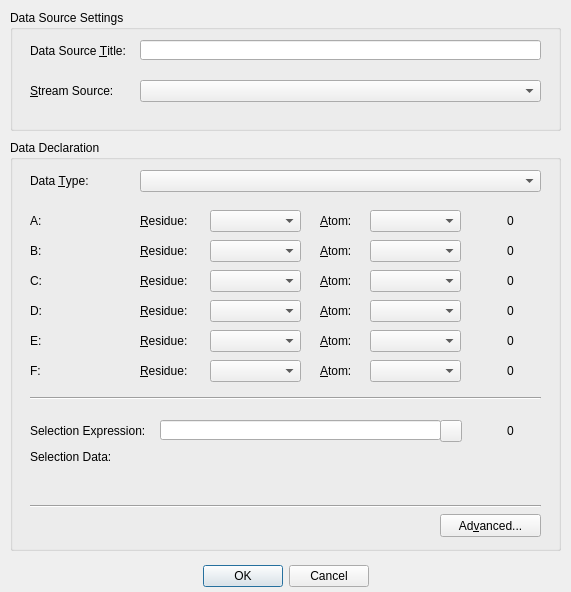
<?xml version="1.0" encoding="UTF-8"?>
<ui version="4.0">
 <class>dataSourceDialog</class>
 <widget class="QDialog" name="dataSourceDialog">
  <property name="geometry">
   <rect>
    <x>0</x>
    <y>0</y>
    <width>571</width>
    <height>592</height>
   </rect>
  </property>
  <property name="windowTitle">
   <string/>
  </property>
  <widget class="QDialogButtonBox" name="buttonBox">
   <property name="geometry">
    <rect>
     <x>10</x>
     <y>560</y>
     <width>551</width>
     <height>32</height>
    </rect>
   </property>
   <property name="orientation">
    <enum>Qt::Horizontal</enum>
   </property>
   <property name="standardButtons">
    <set>QDialogButtonBox::Cancel|QDialogButtonBox::Ok</set>
   </property>
   <property name="centerButtons">
    <bool>true</bool>
   </property>
  </widget>
  <widget class="QGroupBox" name="groupBox">
   <property name="geometry">
    <rect>
     <x>10</x>
     <y>10</y>
     <width>551</width>
     <height>121</height>
    </rect>
   </property>
   <property name="title">
    <string>Data Source Settings</string>
   </property>
   <widget class="QLineEdit" name="lineEdit">
    <property name="geometry">
     <rect>
      <x>130</x>
      <y>30</y>
      <width>401</width>
      <height>20</height>
     </rect>
    </property>
   </widget>
   <widget class="QLabel" name="label">
    <property name="geometry">
     <rect>
      <x>20</x>
      <y>30</y>
      <width>111</width>
      <height>21</height>
     </rect>
    </property>
    <property name="text">
     <string>Data Source &amp;Title:</string>
    </property>
    <property name="buddy">
     <cstring>lineEdit</cstring>
    </property>
   </widget>
   <widget class="QLabel" name="label_2">
    <property name="geometry">
     <rect>
      <x>20</x>
      <y>70</y>
      <width>111</width>
      <height>21</height>
     </rect>
    </property>
    <property name="text">
     <string>&amp;Stream Source:</string>
    </property>
    <property name="buddy">
     <cstring>sCombo</cstring>
    </property>
   </widget>
   <widget class="QComboBox" name="sCombo">
    <property name="geometry">
     <rect>
      <x>130</x>
      <y>70</y>
      <width>401</width>
      <height>22</height>
     </rect>
    </property>
   </widget>
  </widget>
  <widget class="QGroupBox" name="groupBox_2">
   <property name="geometry">
    <rect>
     <x>10</x>
     <y>140</y>
     <width>551</width>
     <height>411</height>
    </rect>
   </property>
   <property name="title">
    <string>Data Declaration</string>
   </property>
   <widget class="QLabel" name="label_3">
    <property name="geometry">
     <rect>
      <x>20</x>
      <y>30</y>
      <width>111</width>
      <height>21</height>
     </rect>
    </property>
    <property name="text">
     <string>Data &amp;Type:</string>
    </property>
    <property name="buddy">
     <cstring>dataTypeCombo</cstring>
    </property>
   </widget>
   <widget class="QComboBox" name="dataTypeCombo">
    <property name="geometry">
     <rect>
      <x>130</x>
      <y>30</y>
      <width>401</width>
      <height>22</height>
     </rect>
    </property>
   </widget>
   <widget class="QLabel" name="a_label">
    <property name="geometry">
     <rect>
      <x>20</x>
      <y>70</y>
      <width>91</width>
      <height>21</height>
     </rect>
    </property>
    <property name="text">
     <string>A:</string>
    </property>
   </widget>
   <widget class="QLabel" name="a_atResidueLabel">
    <property name="geometry">
     <rect>
      <x>130</x>
      <y>70</y>
      <width>61</width>
      <height>21</height>
     </rect>
    </property>
    <property name="text">
     <string>&amp;Residue:</string>
    </property>
    <property name="buddy">
     <cstring>a_atResidue</cstring>
    </property>
   </widget>
   <widget class="QComboBox" name="a_atResidue">
    <property name="geometry">
     <rect>
      <x>200</x>
      <y>70</y>
      <width>91</width>
      <height>22</height>
     </rect>
    </property>
   </widget>
   <widget class="QLabel" name="a_atNameLabel">
    <property name="geometry">
     <rect>
      <x>310</x>
      <y>70</y>
      <width>46</width>
      <height>21</height>
     </rect>
    </property>
    <property name="text">
     <string>&amp;Atom:</string>
    </property>
    <property name="buddy">
     <cstring>a_atName</cstring>
    </property>
   </widget>
   <widget class="QComboBox" name="a_atName">
    <property name="geometry">
     <rect>
      <x>360</x>
      <y>70</y>
      <width>91</width>
      <height>22</height>
     </rect>
    </property>
   </widget>
   <widget class="QLabel" name="a_atIndex">
    <property name="geometry">
     <rect>
      <x>470</x>
      <y>70</y>
      <width>61</width>
      <height>21</height>
     </rect>
    </property>
    <property name="text">
     <string>0</string>
    </property>
    <property name="alignment">
     <set>Qt::AlignCenter</set>
    </property>
   </widget>
   <widget class="QLabel" name="b_atResidueLabel">
    <property name="geometry">
     <rect>
      <x>130</x>
      <y>100</y>
      <width>61</width>
      <height>21</height>
     </rect>
    </property>
    <property name="text">
     <string>&amp;Residue:</string>
    </property>
    <property name="buddy">
     <cstring>b_atResidue</cstring>
    </property>
   </widget>
   <widget class="QComboBox" name="b_atResidue">
    <property name="geometry">
     <rect>
      <x>200</x>
      <y>100</y>
      <width>91</width>
      <height>22</height>
     </rect>
    </property>
   </widget>
   <widget class="QLabel" name="b_atIndex">
    <property name="geometry">
     <rect>
      <x>470</x>
      <y>100</y>
      <width>61</width>
      <height>21</height>
     </rect>
    </property>
    <property name="text">
     <string>0</string>
    </property>
    <property name="alignment">
     <set>Qt::AlignCenter</set>
    </property>
   </widget>
   <widget class="QLabel" name="b_atNameLabel">
    <property name="geometry">
     <rect>
      <x>310</x>
      <y>100</y>
      <width>46</width>
      <height>21</height>
     </rect>
    </property>
    <property name="text">
     <string>&amp;Atom:</string>
    </property>
    <property name="buddy">
     <cstring>b_atName</cstring>
    </property>
   </widget>
   <widget class="QComboBox" name="b_atName">
    <property name="geometry">
     <rect>
      <x>360</x>
      <y>100</y>
      <width>91</width>
      <height>22</height>
     </rect>
    </property>
   </widget>
   <widget class="QLabel" name="b_label">
    <property name="geometry">
     <rect>
      <x>20</x>
      <y>100</y>
      <width>91</width>
      <height>21</height>
     </rect>
    </property>
    <property name="text">
     <string>B:</string>
    </property>
   </widget>
   <widget class="QLabel" name="c_atResidueLabel">
    <property name="geometry">
     <rect>
      <x>130</x>
      <y>130</y>
      <width>61</width>
      <height>21</height>
     </rect>
    </property>
    <property name="text">
     <string>&amp;Residue:</string>
    </property>
    <property name="buddy">
     <cstring>c_atResidue</cstring>
    </property>
   </widget>
   <widget class="QComboBox" name="c_atResidue">
    <property name="geometry">
     <rect>
      <x>200</x>
      <y>130</y>
      <width>91</width>
      <height>22</height>
     </rect>
    </property>
   </widget>
   <widget class="QLabel" name="c_atIndex">
    <property name="geometry">
     <rect>
      <x>470</x>
      <y>130</y>
      <width>61</width>
      <height>21</height>
     </rect>
    </property>
    <property name="text">
     <string>0</string>
    </property>
    <property name="alignment">
     <set>Qt::AlignCenter</set>
    </property>
   </widget>
   <widget class="QLabel" name="c_atNameLabel">
    <property name="geometry">
     <rect>
      <x>310</x>
      <y>130</y>
      <width>46</width>
      <height>21</height>
     </rect>
    </property>
    <property name="text">
     <string>&amp;Atom:</string>
    </property>
    <property name="buddy">
     <cstring>c_atName</cstring>
    </property>
   </widget>
   <widget class="QComboBox" name="c_atName">
    <property name="geometry">
     <rect>
      <x>360</x>
      <y>130</y>
      <width>91</width>
      <height>22</height>
     </rect>
    </property>
   </widget>
   <widget class="QLabel" name="c_label">
    <property name="geometry">
     <rect>
      <x>20</x>
      <y>130</y>
      <width>91</width>
      <height>21</height>
     </rect>
    </property>
    <property name="text">
     <string>C:</string>
    </property>
   </widget>
   <widget class="QLabel" name="d_atResidueLabel">
    <property name="geometry">
     <rect>
      <x>130</x>
      <y>160</y>
      <width>61</width>
      <height>21</height>
     </rect>
    </property>
    <property name="text">
     <string>&amp;Residue:</string>
    </property>
    <property name="buddy">
     <cstring>d_atResidue</cstring>
    </property>
   </widget>
   <widget class="QComboBox" name="d_atResidue">
    <property name="geometry">
     <rect>
      <x>200</x>
      <y>160</y>
      <width>91</width>
      <height>22</height>
     </rect>
    </property>
   </widget>
   <widget class="QLabel" name="d_atIndex">
    <property name="geometry">
     <rect>
      <x>470</x>
      <y>160</y>
      <width>61</width>
      <height>21</height>
     </rect>
    </property>
    <property name="text">
     <string>0</string>
    </property>
    <property name="alignment">
     <set>Qt::AlignCenter</set>
    </property>
   </widget>
   <widget class="QLabel" name="d_atNameLabel">
    <property name="geometry">
     <rect>
      <x>310</x>
      <y>160</y>
      <width>46</width>
      <height>21</height>
     </rect>
    </property>
    <property name="text">
     <string>&amp;Atom:</string>
    </property>
    <property name="buddy">
     <cstring>d_atName</cstring>
    </property>
   </widget>
   <widget class="QComboBox" name="d_atName">
    <property name="geometry">
     <rect>
      <x>360</x>
      <y>160</y>
      <width>91</width>
      <height>22</height>
     </rect>
    </property>
   </widget>
   <widget class="QLabel" name="d_label">
    <property name="geometry">
     <rect>
      <x>20</x>
      <y>160</y>
      <width>91</width>
      <height>21</height>
     </rect>
    </property>
    <property name="text">
     <string>D:</string>
    </property>
   </widget>
   <widget class="QLabel" name="e_label">
    <property name="geometry">
     <rect>
      <x>20</x>
      <y>190</y>
      <width>91</width>
      <height>21</height>
     </rect>
    </property>
    <property name="text">
     <string>E:</string>
    </property>
   </widget>
   <widget class="QLabel" name="f_label">
    <property name="geometry">
     <rect>
      <x>20</x>
      <y>220</y>
      <width>91</width>
      <height>21</height>
     </rect>
    </property>
    <property name="text">
     <string>F:</string>
    </property>
   </widget>
   <widget class="QLabel" name="e_atResidueLabel">
    <property name="geometry">
     <rect>
      <x>130</x>
      <y>190</y>
      <width>61</width>
      <height>21</height>
     </rect>
    </property>
    <property name="text">
     <string>&amp;Residue:</string>
    </property>
    <property name="buddy">
     <cstring>e_atResidue</cstring>
    </property>
   </widget>
   <widget class="QLabel" name="e_atIndex">
    <property name="geometry">
     <rect>
      <x>470</x>
      <y>190</y>
      <width>61</width>
      <height>21</height>
     </rect>
    </property>
    <property name="text">
     <string>0</string>
    </property>
    <property name="alignment">
     <set>Qt::AlignCenter</set>
    </property>
   </widget>
   <widget class="QComboBox" name="e_atResidue">
    <property name="geometry">
     <rect>
      <x>200</x>
      <y>190</y>
      <width>91</width>
      <height>22</height>
     </rect>
    </property>
   </widget>
   <widget class="QComboBox" name="e_atName">
    <property name="geometry">
     <rect>
      <x>360</x>
      <y>190</y>
      <width>91</width>
      <height>22</height>
     </rect>
    </property>
   </widget>
   <widget class="QLabel" name="e_atNameLabel">
    <property name="geometry">
     <rect>
      <x>310</x>
      <y>190</y>
      <width>46</width>
      <height>21</height>
     </rect>
    </property>
    <property name="text">
     <string>&amp;Atom:</string>
    </property>
    <property name="buddy">
     <cstring>e_atName</cstring>
    </property>
   </widget>
   <widget class="QLabel" name="f_atResidueLabel">
    <property name="geometry">
     <rect>
      <x>130</x>
      <y>220</y>
      <width>61</width>
      <height>21</height>
     </rect>
    </property>
    <property name="text">
     <string>&amp;Residue:</string>
    </property>
    <property name="buddy">
     <cstring>f_atResidue</cstring>
    </property>
   </widget>
   <widget class="QLabel" name="f_atIndex">
    <property name="geometry">
     <rect>
      <x>470</x>
      <y>220</y>
      <width>61</width>
      <height>21</height>
     </rect>
    </property>
    <property name="text">
     <string>0</string>
    </property>
    <property name="alignment">
     <set>Qt::AlignCenter</set>
    </property>
   </widget>
   <widget class="QComboBox" name="f_atResidue">
    <property name="geometry">
     <rect>
      <x>200</x>
      <y>220</y>
      <width>91</width>
      <height>22</height>
     </rect>
    </property>
   </widget>
   <widget class="QComboBox" name="f_atName">
    <property name="geometry">
     <rect>
      <x>360</x>
      <y>220</y>
      <width>91</width>
      <height>22</height>
     </rect>
    </property>
   </widget>
   <widget class="QLabel" name="f_atNameLabel">
    <property name="geometry">
     <rect>
      <x>310</x>
      <y>220</y>
      <width>46</width>
      <height>21</height>
     </rect>
    </property>
    <property name="text">
     <string>&amp;Atom:</string>
    </property>
    <property name="buddy">
     <cstring>f_atName</cstring>
    </property>
   </widget>
   <widget class="QLabel" name="sel_label">
    <property name="geometry">
     <rect>
      <x>20</x>
      <y>280</y>
      <width>131</width>
      <height>21</height>
     </rect>
    </property>
    <property name="text">
     <string>Selection Expression:</string>
    </property>
   </widget>
   <widget class="QLineEdit" name="sel_string">
    <property name="geometry">
     <rect>
      <x>150</x>
      <y>280</y>
      <width>281</width>
      <height>20</height>
     </rect>
    </property>
    <property name="whatsThis">
     <string/>
    </property>
   </widget>
   <widget class="QLabel" name="sel_atCount">
    <property name="geometry">
     <rect>
      <x>470</x>
      <y>280</y>
      <width>61</width>
      <height>21</height>
     </rect>
    </property>
    <property name="text">
     <string>0</string>
    </property>
    <property name="alignment">
     <set>Qt::AlignCenter</set>
    </property>
   </widget>
   <widget class="QLabel" name="sel_label2">
    <property name="geometry">
     <rect>
      <x>20</x>
      <y>310</y>
      <width>131</width>
      <height>21</height>
     </rect>
    </property>
    <property name="text">
     <string>Selection Data:</string>
    </property>
    <property name="alignment">
     <set>Qt::AlignLeading|Qt::AlignLeft|Qt::AlignTop</set>
    </property>
   </widget>
   <widget class="QLabel" name="sel_labelResults">
    <property name="geometry">
     <rect>
      <x>150</x>
      <y>310</y>
      <width>341</width>
      <height>51</height>
     </rect>
    </property>
    <property name="text">
     <string/>
    </property>
    <property name="textFormat">
     <enum>Qt::AutoText</enum>
    </property>
    <property name="alignment">
     <set>Qt::AlignLeading|Qt::AlignLeft|Qt::AlignTop</set>
    </property>
    <property name="wordWrap">
     <bool>true</bool>
    </property>
   </widget>
   <widget class="Line" name="line">
    <property name="geometry">
     <rect>
      <x>20</x>
      <y>250</y>
      <width>511</width>
      <height>16</height>
     </rect>
    </property>
    <property name="orientation">
     <enum>Qt::Horizontal</enum>
    </property>
   </widget>
   <widget class="QPushButton" name="sel_parse">
    <property name="geometry">
     <rect>
      <x>430</x>
      <y>280</y>
      <width>22</width>
      <height>22</height>
     </rect>
    </property>
    <property name="text">
     <string/>
    </property>
   </widget>
   <widget class="QLabel" name="adv_label">
    <property name="geometry">
     <rect>
      <x>20</x>
      <y>374</y>
      <width>131</width>
      <height>21</height>
     </rect>
    </property>
    <property name="text">
     <string/>
    </property>
    <property name="alignment">
     <set>Qt::AlignLeading|Qt::AlignLeft|Qt::AlignTop</set>
    </property>
   </widget>
   <widget class="QLabel" name="adv_message">
    <property name="geometry">
     <rect>
      <x>150</x>
      <y>374</y>
      <width>271</width>
      <height>31</height>
     </rect>
    </property>
    <property name="text">
     <string/>
    </property>
    <property name="textFormat">
     <enum>Qt::AutoText</enum>
    </property>
    <property name="alignment">
     <set>Qt::AlignLeading|Qt::AlignLeft|Qt::AlignTop</set>
    </property>
    <property name="wordWrap">
     <bool>true</bool>
    </property>
   </widget>
   <widget class="QPushButton" name="adv_button">
    <property name="geometry">
     <rect>
      <x>430</x>
      <y>374</y>
      <width>101</width>
      <height>23</height>
     </rect>
    </property>
    <property name="text">
     <string>Ad&amp;vanced...</string>
    </property>
   </widget>
   <widget class="Line" name="line_2">
    <property name="geometry">
     <rect>
      <x>20</x>
      <y>358</y>
      <width>511</width>
      <height>16</height>
     </rect>
    </property>
    <property name="orientation">
     <enum>Qt::Horizontal</enum>
    </property>
   </widget>
  </widget>
 </widget>
 <tabstops>
  <tabstop>lineEdit</tabstop>
  <tabstop>sCombo</tabstop>
  <tabstop>buttonBox</tabstop>
 </tabstops>
 <resources/>
 <connections>
  <connection>
   <sender>buttonBox</sender>
   <signal>rejected()</signal>
   <receiver>dataSourceDialog</receiver>
   <slot>reject()</slot>
   <hints>
    <hint type="sourcelabel">
     <x>316</x>
     <y>440</y>
    </hint>
    <hint type="destinationlabel">
     <x>286</x>
     <y>274</y>
    </hint>
   </hints>
  </connection>
 </connections>
</ui>
